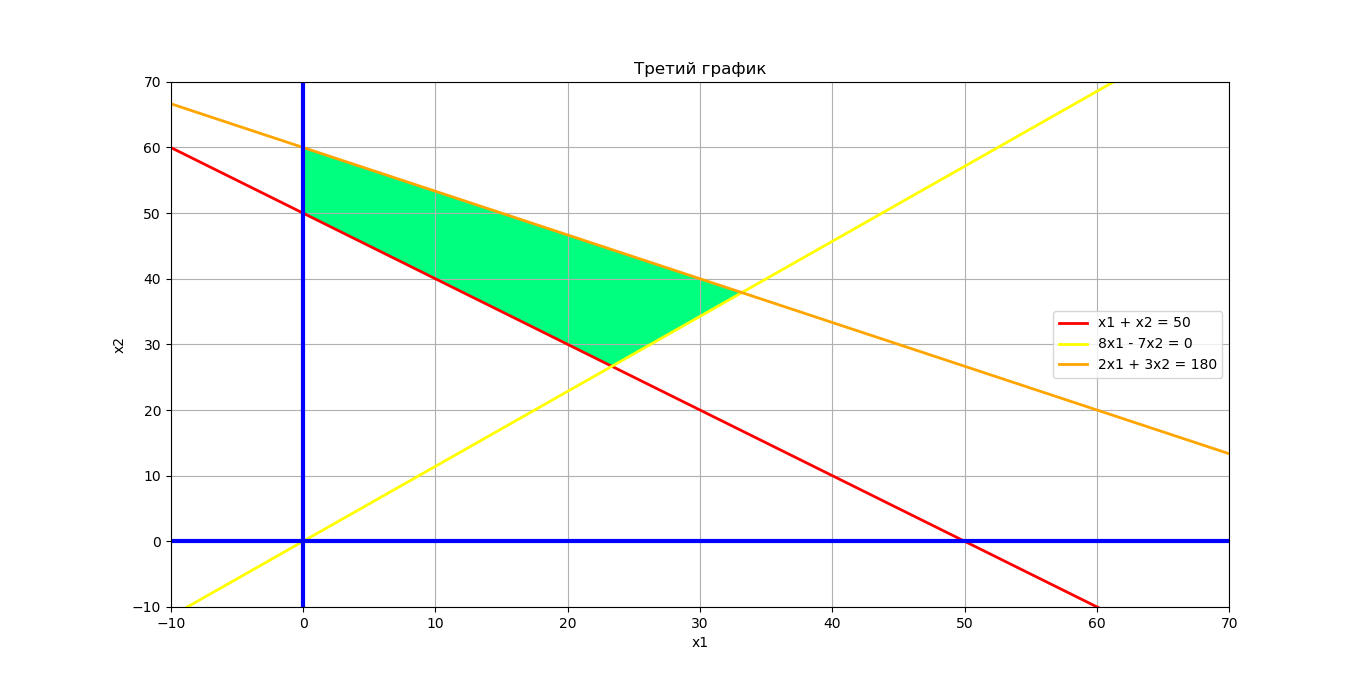

Write Python code to recreate this figure.
import matplotlib.pyplot as plt
import numpy as np

def infinum(x1):
    return 0.0

def supremum(x1):
    return 100.0

def first_x2(x1):
    return 50 - x1

def second_x2(x1):
    return 8.0 * x1 / 7.0

def third_x2(x1):
    return 60 - 2*x1 / 3



x1 = list(np.linspace(-20, 80, 1000))

y1 = list(map(first_x2, x1))
y2 = list(map(second_x2, x1))
y3 = list(map(third_x2, x1))
ymin = list(map(infinum, x1))
ymax = list(map(supremum, x1))


fig, ax = plt.subplots()


ax.plot(x1, y1, color = 'r', linewidth = 2, label = "x1 + x2 = 50")
ax.plot(x1, y2, color = 'yellow', linewidth = 2, label = "8x1 - 7x2 = 0")
ax.plot(x1, y3, color = 'orange', linewidth = 2, label = "2x1 + 3x2 = 180")



ax.plot([-20, 80], [0, 0], color = 'b', linewidth = 3)
ax.plot([0, 0], [-20, 80], color = 'b', linewidth = 3)


#ax.fill_between(x1, ymax, y1,
#                where= (ymax > y1),
#                facecolor='yellow')

#ax.fill_between(x1, ymax, y2,
#                where= (ymax > y2),
#                facecolor='green')

fill_y = list(map(lambda x: max(x), zip(y1, y2)))

#ax.fill_between(x1, fill_y, ymax,
#                where= (fill_y < ymax),
#                facecolor='grey')

ax.fill_between(x1, fill_y, y3,
                where= (fill_y < y3),
                facecolor='springgreen')

ax.fill_between(x1, ymax, y3,
                where= (ymax > y3),
                facecolor='white')

ax.fill_between([-30, 0], [100, 100], [0, 0],
                facecolor='white')

ax.fill_between([-30, 80], [-100, -100], [0, 0],
                facecolor='white')

plt.xlabel('x1')
plt.ylabel('x2')

ax.set_title("Третий график")
ax.set_xlim([-10, 70])
ax.set_ylim([-10, 70])
ax.grid()

fig.set_figwidth(17)    #  ширина и
fig.set_figheight(10)    #  высота "Figure"

plt.legend()
plt.show()
